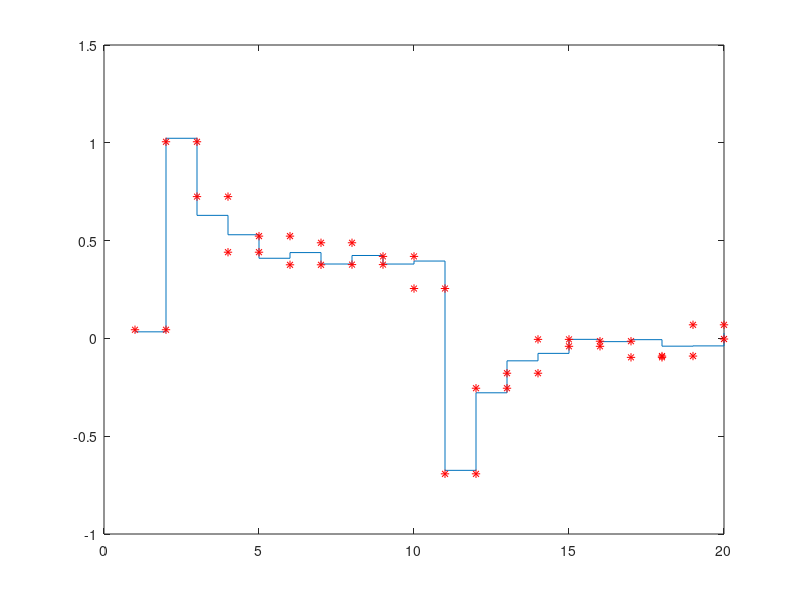

Recreate this plot in MATLAB.
u=[0;1;1;1;1;1;1;1;1;1;0;0;0;0;0;0;0;0;0;0;0];
y= [0.0824 0.0443 1.0053 0.7249 0.4407 0.5229 0.3763 0.4889 0.3773 0.4192 ...
    0.2550 -0.6924 -0.2547 -0.1780 -0.0050 -0.0404 -0.0143 -0.0969 -0.0903 0.0695 -0.0032]';

n=2
m=2
X=[];
for i=1:n
    col=[zeros(i+1-n);y(1:end-1-(i+1-m))];
    X=[X col];
end

for i=1:m
    col=[zeros(i+1-m); u(1:end-1-(i+1-m))];
    X=[X col]
end

Y=y(2:end)
theta_hat=inv(X'*X)*X'*Y
        
yhat=X*theta_hat

stairs(yhat)
hold
stairs(y(2:end),'r*')

    
